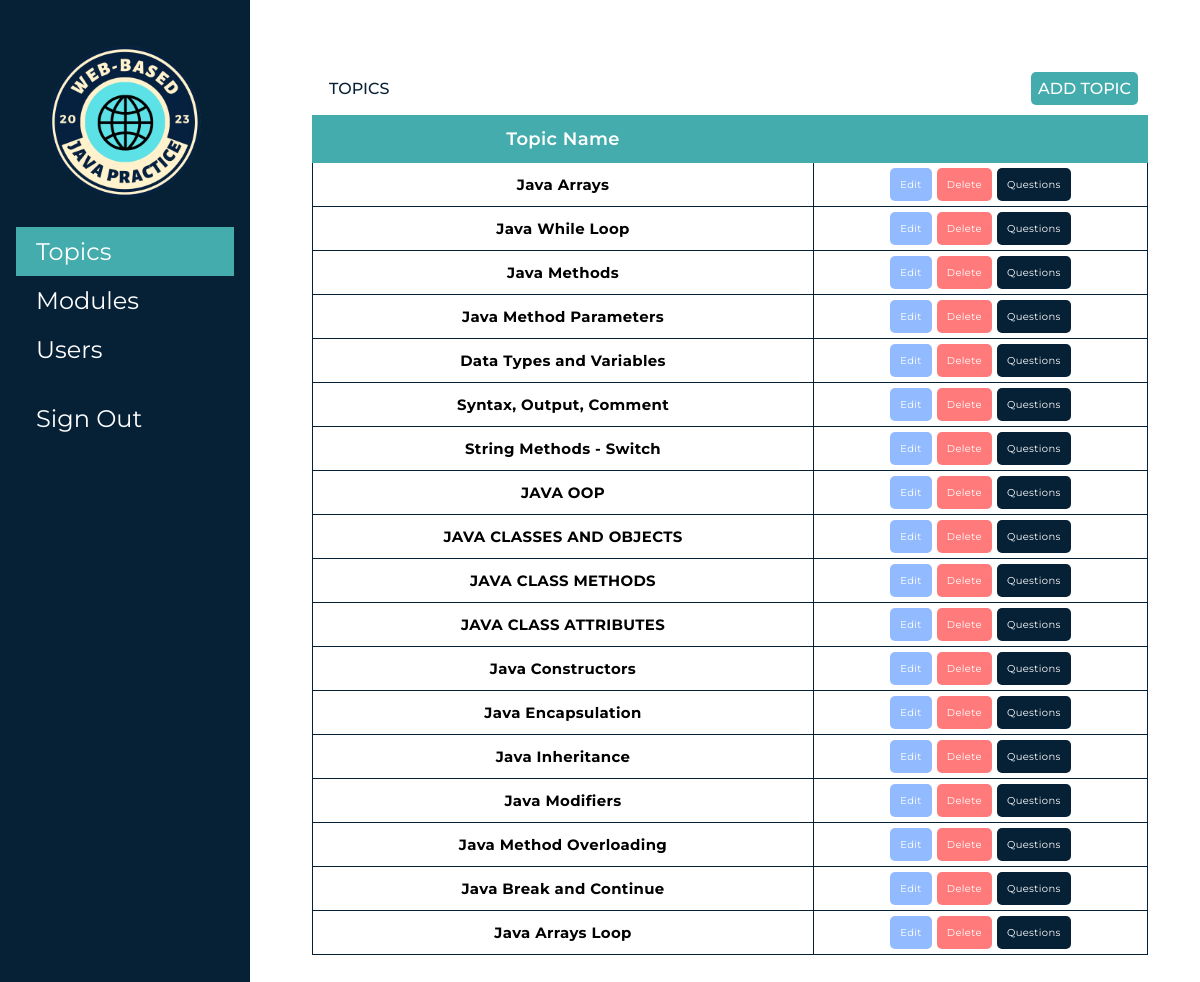
The app's page /admin-main.php with its own data.
### tables this page shows
CREATE TABLE `topics_db` (
  `id` int(11) NOT NULL,
  `topic_name` varchar(100) NOT NULL,
  `Qtr` varchar(5000) NOT NULL
);

### admin-main.php (the view, shortened to what this page needs)
<?php
@include 'config.php';
?>
<!DOCTYPE html>
<html lang="en">
<head>
	<link rel="stylesheet" href="./assets/css/admin.css" />
</head>
<body>
	<div class="app">
		<aside class="sidebar">
            <div class="logo">
                <img src="./images/logo.png" alt="">
            </div>
			<nav class="menu">
				<a href="admin-main.php" class="menu-item is-active">Topics</a>
				<a href="admin-modules.php" class="menu-item">Modules</a>
                <a href="admin-users.php" class="menu-item">Users</a>
                <a href="logout.php" class="menu-item is-out">Sign Out</a>
			</nav>
		</aside>
        <main class="content">
            <div class="dashboard">
                <div class="cards">
                    <div class="users">
                        <h1 class="name">Topics</h1>
                        <a class ="addBtn" href="admin-add-topic.php">Add Topic</a>
                        <table class="table" >
                            <thead>
                                <tr>
                                    <th>Topic Name</th>
                                    <th></th>
                                </tr>
                            </thead>
                            <tbody>
                            <?php
                                $select = mysqli_query($conn, "SELECT * FROM topics_db");
                                while($row = mysqli_fetch_assoc($select)){
                            ?>
                                <tr>
                                    <td width="60%" data-label="TOPIC NAME:"><h5><?php echo $row['topic_name']; ?></h5></td>
                                    <td class="btns">
                                        <a class="edit" href="admin-edit-topic.php?id=<?php echo $row['id']; ?>">Edit</a>
                                        <a class="delete" href="admin-main.php?delete=<?php echo $row['id']; ?>&topic_name=<?php echo $row['topic_name']; ?>">Delete</a>
                                        <a class="quest" href="admin-questions.php?topic_name=<?php echo $row['topic_name']; ?>&Qtr=<?php echo $row['Qtr']; ?>">Questions</a>
                                </tr>
                            <?php   }; ?>
                            </tbody>
                        </table>
                    </div>
            </div>
        </main>
	</div>
</body>
</html>

### assets/css/admin.css (style rules this page uses)
* { font-family: 'Montserrat', sans-serif; margin:0; padding:0; box-sizing: border-box; outline: none; border:none; text-decoration: none; }
body { min-height: 100vh; }
* { margin: 0; padding: 0; box-sizing: border-box; font-family: 'Montserrat', sans-serif; }
.app { display: flex; min-height: 100vh; }
.sidebar { flex: 1 1 0; max-width: 250px; padding: 2rem 1rem; background-color: #062136; min-height: 100vh; }
.sidebar .menu .menu-item { display: block; text-decoration: none; font-size: 24px; padding: 10px 20px; color: #fff; display: flex; }
.sidebar .menu .menu-item:hover, .sidebar .menu .menu-item.is-active { background:#44acac; color: #fff; }
.content { flex: 1 1 0; padding: 2rem; }
.logo { display: flex; align-items: center; justify-content: center; margin-bottom: 15px; }
.logo img { height: 180px; width: 180px; }
.is-out { margin-top: 20px; }
.dashboard { min-height: 80vh; }
.dashboard .cards { margin-right: 50px; }
.users { width: 100%; margin: 30px 0 30px 30px; overflow: auto; }
.table { width: 100%; border-collapse: collapse; margin-top: 10px; }
.table thead { background: #44acac; }
.table thead tr th { font-size: 18px; font-weight: 600; letter-spacing: 0.35px; color: #FFF; padding: 12px; vertical-align: top; border: 1px solid #44acac; }
.table tbody tr td { font-size: 18px; letter-spacing: 0.35px; font-weight: normal; padding: 5px; text-align: center; border: 1px solid #062136 }
tbody .edit { color: #fff; padding: 10px; font-size: 10px; border-radius: 5px; background: #92bbff; display: inline-block; }
tbody .delete { color: #fff; padding: 10px; font-size: 10px; border-radius: 5px; background-color: #ff7b7b; display: inline-block; }
tbody .quest { color: #fff; padding: 10px; font-size: 10px; border-radius: 5px; background-color: #062136; display: inline-block; }
.addBtn { background-color: #44acac; margin: 10px; padding: 7px; float: right; border-radius: 5px; color: #fff; font-size: 16px; font-weight: 500; text-transform: uppercase; }
.name { margin: 10px; padding: 7px; float: left; border-radius: 5px; color: #062136; font-size: 16px; font-weight: 500; text-transform: uppercase; }

### records on screen
topics_db: topic_name "Java Arrays"
topics_db: topic_name "Java While Loop"
topics_db: topic_name "Java Methods"
topics_db: topic_name "Java Method Parameters"
topics_db: topic_name "Data Types and Variables"
topics_db: topic_name "Syntax, Output, Comment"
topics_db: topic_name "String Methods - Switch"
topics_db: topic_name "JAVA OOP"
topics_db: topic_name "JAVA CLASSES AND OBJECTS"
topics_db: topic_name "JAVA CLASS METHODS"
topics_db: topic_name "JAVA CLASS ATTRIBUTES"
topics_db: topic_name "Java Constructors"
topics_db: topic_name "Java Encapsulation"
topics_db: topic_name "Java Inheritance"
topics_db: topic_name "Java Modifiers"
topics_db: topic_name "Java Method Overloading"
topics_db: topic_name "Java Break and Continue"
topics_db: topic_name "Java Arrays Loop"
